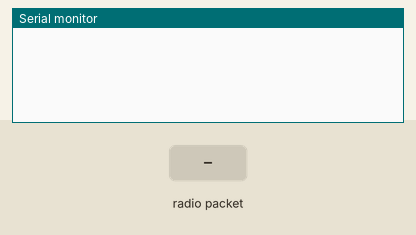
Recording of a sketch running on a simulated Arduino Uno, built for the host (arithmetic inside an expression is 32-bit, double 64-bit). Shown: the last lines printed to the serial monitor. Inputs (shaded band) come from the test bench. No radio packets arrive unless stated.

Above: at 1.2 s.
1.3 s: radio packet "1" arrives
At 1.8 s:
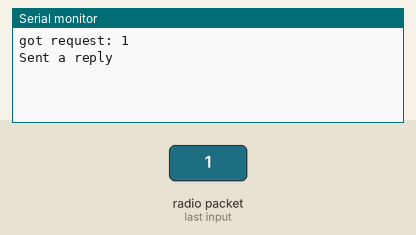
2.8 s: radio packet "0" arrives
At 4.0 s:
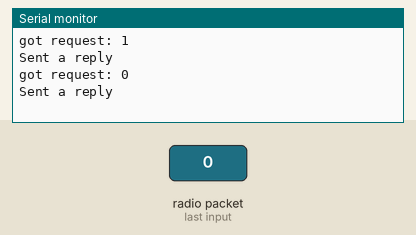
4.3 s: radio packet "2" arrives
At 5.3 s:
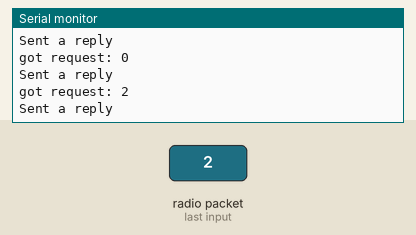

Measured:
- after the input at 1.3 s, the serial monitor: prints a new line at once (image 1)
- after the input at 2.8 s, the serial monitor: prints a new line at once (image 2)
- after the input at 4.3 s, the serial monitor: prints a new line at once (image 3)

The sketch:

server.ino
```cpp
// nrf24_server.pde
// -*- mode: C++ -*-
// Example sketch showing how to create a simple messageing server
// with the RH_NRF24 class. RH_NRF24 class does not provide for addressing or
// reliability, so you should only use RH_NRF24 if you do not need the higher
// level messaging abilities.
// It is designed to work with the other example nrf24_client
// Tested on Uno with Sparkfun NRF25L01 module
// Tested on Anarduino Mini (http://www.anarduino.com/mini/) with RFM73 module
// Tested on Arduino Mega with Sparkfun WRL-00691 NRF25L01 module
#include <SPI.h>
#include <RH_NRF24.h>
// Singleton instance of the radio driver
 RH_NRF24 nrf24(8, 7); // use this to be electrically compatible with Mirf
// RH_NRF24 nrf24(8, 10);// For Leonardo, need explicit SS pin
// RH_NRF24 nrf24(8, 7); // For RFM73 on Anarduino Mini
void setup()
{
Serial.begin(9600);
while (!Serial)
; // wait for serial port to connect. Needed for Leonardo only
if (!nrf24.init())
Serial.println("init failed");
// Defaults after init are 2.402 GHz (channel 2), 2Mbps, 0dBm
if (!nrf24.setChannel(1))
Serial.println("setChannel failed");
if (!nrf24.setRF(RH_NRF24::DataRate1Mbps, RH_NRF24::TransmitPower0dBm))
Serial.println("setRF failed");
nrf24.printRegisters();
}
void loop()
{
if (nrf24.available())
{
// Should be a message for us now
uint8_t buf[RH_NRF24_MAX_MESSAGE_LEN];
uint8_t len = sizeof(buf);
if (nrf24.recv(buf, &len))
{
// NRF24::printBuffer("request: ", buf, len);
Serial.print("got request: ");
Serial.println((char*)buf);
// Send a reply
uint8_t data[] = "And hello back to you";
nrf24.send(data, sizeof(data));
nrf24.waitPacketSent();
Serial.println("Sent a reply");
}
else
{
Serial.println("recv failed");
}
}
}
```
